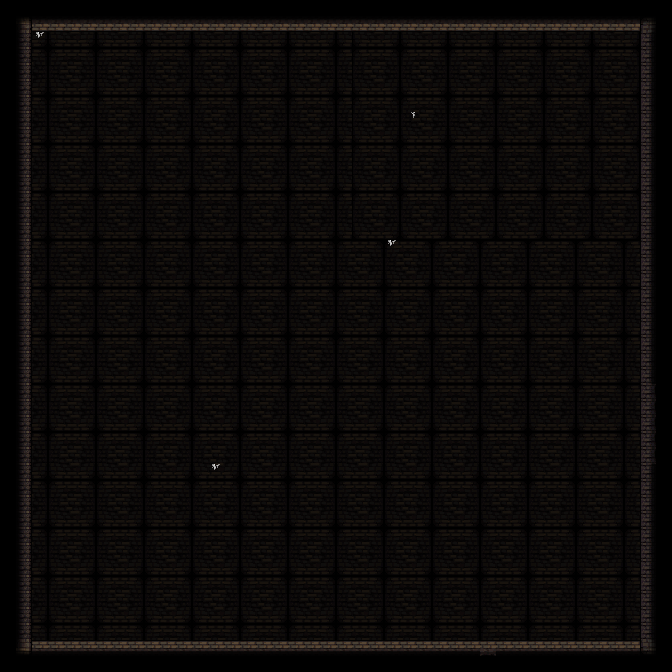

The image is a tile-based game level rendered from a .tmx file. Its description and source (layers, tilesets, objects; grid data summarised) follow:
An orthogonal 42x42 tile map with 16x16 px tiles, 5 tile layers (back, stage, deco, unit, ...).

<map version="1.0" orientation="orthogonal" renderorder="right-down" width="42" height="42" tilewidth="16" tileheight="16" nextobjectid="4">
 <tileset firstgid="1" name="dungeonTileSet" tilewidth="16" tileheight="16" tilecount="1024">
  <image source="dungeonTileset.png" width="512" height="512" />
  <terraintypes>
   <terrain name="blocks" tile="-1" />
   <terrain name="empty" tile="-1" />
  </terraintypes>
  <tile id="4" terrain="1,1,1,0" />
  <tile id="5" terrain="1,1,0,0" />
  <tile id="6" terrain="1,1,0,1" />
  <tile id="12" terrain="0,0,0,1" />
  <tile id="13" terrain="0,0,1,1" />
  <tile id="14" terrain="0,0,1,0" />
  <tile id="36" terrain="1,0,1,0" />
  <tile id="37" terrain="0,0,0,0" />
  <tile id="38" terrain="0,1,0,1" />
  <tile id="44" terrain="0,1,0,1" />
  <tile id="45" terrain="1,1,1,1" />
  <tile id="46" terrain="1,0,1,0" />
  <tile id="68" terrain="1,0,1,1" />
  <tile id="69" terrain="0,0,1,1" />
  <tile id="70" terrain="0,1,1,1" />
  <tile id="76" terrain="0,1,0,0" />
  <tile id="77" terrain="1,1,0,0" />
  <tile id="78" terrain="1,0,0,0" />
 </tileset>
 <layer name="back" width="42" height="42">
  <data>[1764 cells, 1764 non-empty, 9 distinct tile ids]</data>
 </layer>
 <layer name="stage" width="42" height="42">
  <data>[1764 cells, 320 non-empty, 11 distinct tile ids]</data>
 </layer>
 <layer name="deco" width="42" height="42">
  <data>[1764 cells, 1 non-empty, 1 distinct tile ids]</data>
 </layer>
 <layer name="unit" width="42" height="42">
  <data>[1764 cells, 1 non-empty, 1 distinct tile ids]</data>
 </layer>
 <layer name="fore" width="42" height="42">
  <data>[1764 cells, 2 non-empty, 1 distinct tile ids]</data>
 </layer>
</map>
